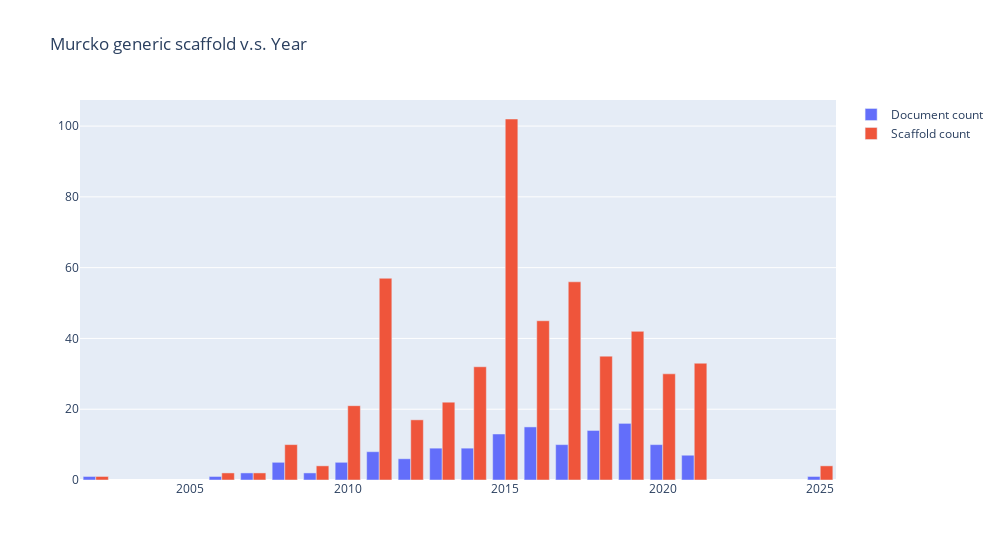

Notebook code cell kept with this figure:
### Markdown cell above
### Count of Documents and Scaffold by Year

### Code cell
import plotly.graph_objects as go
fig = go.Figure()
fig.add_trace(go.Bar(x=dfd.index, y=dfd['unique'], name='Document count'))
fig.add_trace(go.Bar(x=dfm.index, y=dfm['unique'], name='Scaffold count'))

fig.update_layout(
    title='Murcko generic scaffold v.s. Year',
    # showlegend=False, # Legendのon/off
    width=1000,
    # height=700
    barmode='group',
)
fig.show()

### Figure 1 — Plotly figure (JSON) as saved in the notebook; plotly's stock layout.template omitted (floating-point values rounded to 4 significant figures)
{"data": [{"name": "Document count", "type": "bar", "x": [2002, 2006, 2007, 2008, 2009, 2010, 2011, 2012, 2013, 2014, 2015, 2016, 2017, 2018, 2019, 2020, 2021, 2025], "y": [1, 1, 2, 5, 2, 5, 8, 6, 9, 9, 13, 15, 10, 14, 16, 10, 7, 1]}, {"name": "Scaffold count", "type": "bar", "x": [2002, 2006, 2007, 2008, 2009, 2010, 2011, 2012, 2013, 2014, 2015, 2016, 2017, 2018, 2019, 2020, 2021, 2025], "y": [1, 2, 2, 10, 4, 21, 57, 17, 22, 32, 102, 45, 56, 35, 42, 30, 33, 4]}], "layout": {"barmode": "group", "title": {"text": "Murcko generic scaffold v.s. Year"}, "width": 1000}}
